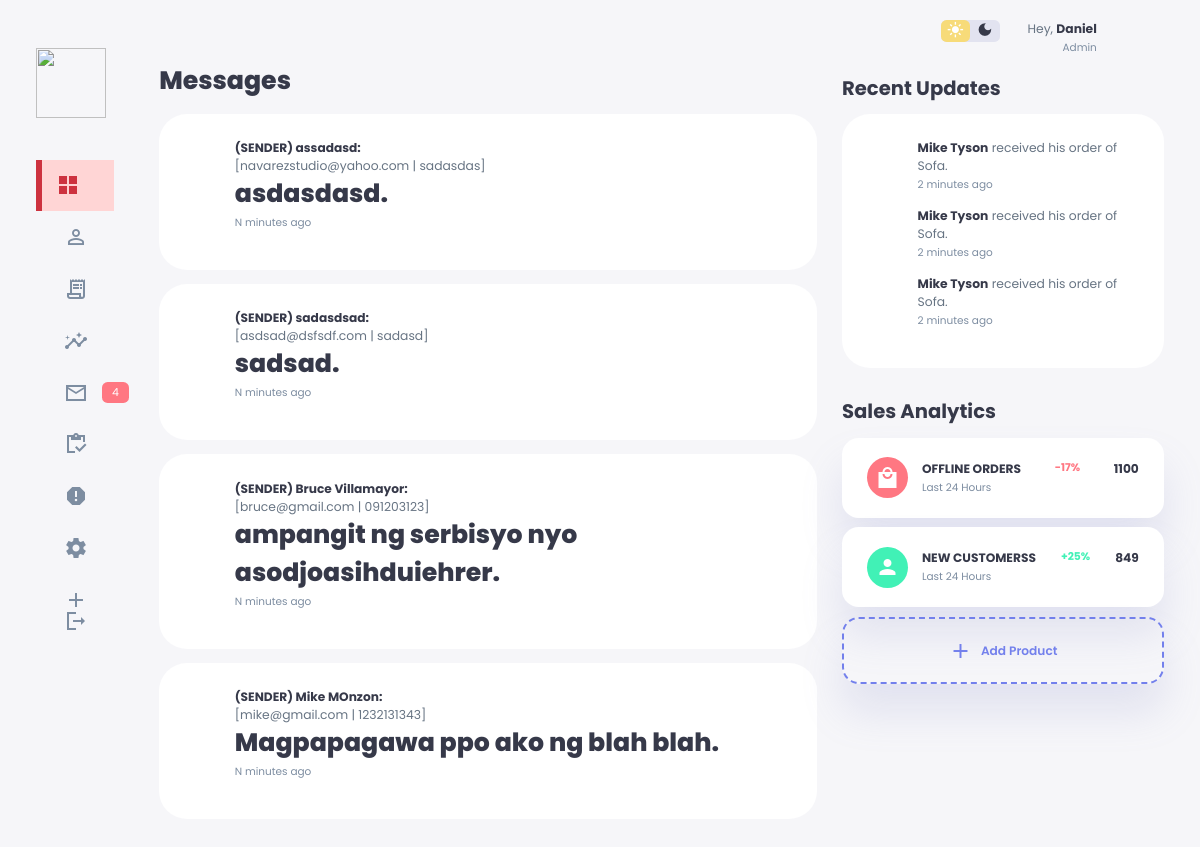
Screenshot of /main-dash/messages/ (signed in) with the database file from the repository.
### userauths/models.py (models this page shows, shortened)
class ContactUs(models.Model):
    full_name = models.CharField(max_length=200)
    email = models.CharField(max_length=200)
    phone = models.CharField(max_length=200)
    subject = models.CharField(max_length=200)
    message = models.TextField()
    class Meta:
        verbose_name = "Contact Us"
        verbose_name_plural = "Contact Us"

### core/decorators.py (the view)
        def wrapper_func(request, *args, **kwargs):
            group = None
            if request.user.groups.exists():
                group = request.user.groups.all()[0].name
            if group in allowed_roles:
                return view_func(request, *args, **kwargs)
            else:
                return HttpResponse('You are not allowed to view this page.')
            return view_func(request, *args, **kwargs)

### core/context_processor.py (called while the page is built)
def default(request):
    categories = Category.objects.all()
    vendors = Vendor.objects.all()
    min_max_price = Product.objects.aggregate(Min("price"), Max("price"))
    try:
        wishlist = wishlist_model.objects.filter(user=request.user)
    except:
        messages.warning(request, "You need to log in before accessing your wishlist.")
        wishlist = 0
    try:
        address = Address.objects.get(user=request.user)
    except:
        address = None
    return {
        'categories':categories,'wishlist':wishlist,'address':address,'vendors':vendors,'min_max_price':min_max_price,
    }

### core/views.py (called while the page is built)
@allowed_users(allowed_roles=['admin'])
def admindash_messages(request):
    message_list = ContactUs.objects.all()
    context = {
        "message_list":message_list,
    }
    return render(request, 'admindash/messages-dash.html',context)

### templates/admindash/messages-dash.html (shortened to what this page needs)
{% extends 'admindash/base-dash.html' %}
{% load static %}
{% block content %}
{% load humanize %}
        <main>
            <div class="recent-messagess">
                <h1>Messages</h1>
                {% for m in message_list %}
                <div class="messagess">
                    <div class="messages">
                        <div class="profile-photo">
                        </div>
                        <div class="message">
                            <h3>(SENDER) {{m.full_name}}:</h3>
                            <p>[{{m.email}} | {{m.phone}}]</p>
                            <h1> {{m.message}}. </h1>
                            <small class="text-muted">N minutes ago</small>
                        </div>
                    </div>
                </div>
                {% endfor %}
            </div>
        </main>
        {% endblock content %}

### static/assets/css/style.css (style rules this page uses)
:root { --color-brand:#cd323f; --color-brandlight:#ffd5d5; --color-primary:#7380ec; --color-danger:#ff7782; --color-success:#41f1b6; --color-warning:#ffbb55; --color-white:#fff; --color-info-dark:#7d8da1; --color-info-light:#dce1eb; --color-dark:#363949; --color-light:rgba(132,139,200,0.18); --color-primary-variant:#111e88; --color-dark-variant:#677483; --color-background:#f6f6f9; --card-border-radius:2rem; --border-radius-1:0.4rem; --border-radius-2:0.8rem; --border-radius-3:1.2rem; --card-padding:1.8rem; --padding-1:1.2rem; --box-shadow: 0 2rem 3rem var(--color-light); }
* { margin:0; padding:0; outline:0; appearance: none; border: 0; text-decoration: none; list-style:none; box-sizing: border-box; }
html { font-size:14px; }
body { width:100vw; height:100vw; font-family: poppins,sans-serif; font-size:0.88rem; background: var(--color-background); user-select:none; overflow-x: hidden; color:var(--color-dark); }
h1 { font-weight:800; font-size:1.8rem; }
h3 { font-size:0.87rem; }
small { font-size:0.75rem; }
.profile-photo { width:2.8rem; height:2.8rem; border-radius:50%; overflow:hidden; }
.text-muted { color: var(--color-info-dark); }
p { color:var(--color-dark-variant); }
main { margin-top:1.4rem; }
.recent-messagess { margin-top:3rem; }
.recent-messagess .messagess { margin-top: 1rem; background: var(--color-white); padding: var(--card-padding); border-radius:var(--card-border-radius); box-shadow: var(--box-shadow); transition:all 300ms ease; }
.recent-messagess .messagess { box-shadow: none; }
.recent-messagess .messagess .messages { display: grid; grid-template-columns: 2.6rem auto; gap:1rem; margin-bottom:1rem; }

### rows the page displays
ContactUs: full_name "assadasd", email "navarezstudio@yahoo.com", phone "sadasdas", message "asdasdasd"
ContactUs: full_name "sadasdsad", email "asdsad@dsfsdf.com", phone "sadasd", message "sadsad"
ContactUs: full_name "Bruce Villamayor", email "bruce@gmail.com", phone "091203123", message "ampangit ng serbisyo nyo asodjoasihduiehrer"
ContactUs: full_name "Mike MOnzon", email "mike@gmail.com", phone "1232131343", message "Magpapagawa ppo ako ng blah blah"

### other values shown
{{ message_list.count }} "4"
